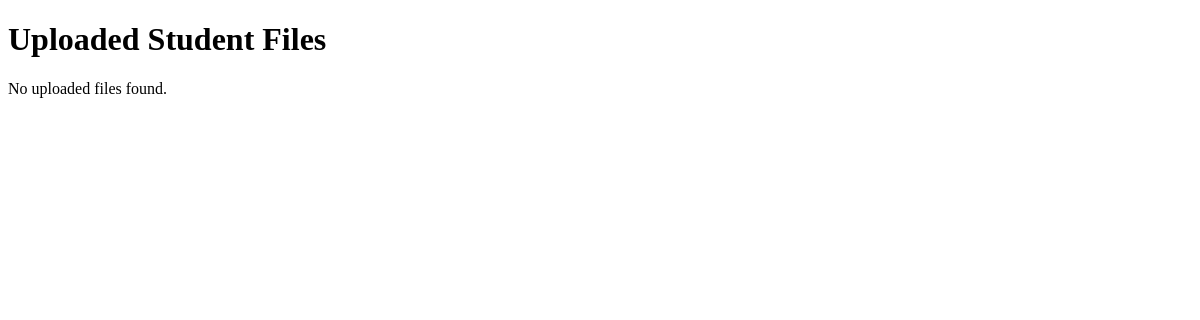
/uploaded-files/, run on an earlier commit of the app's database.
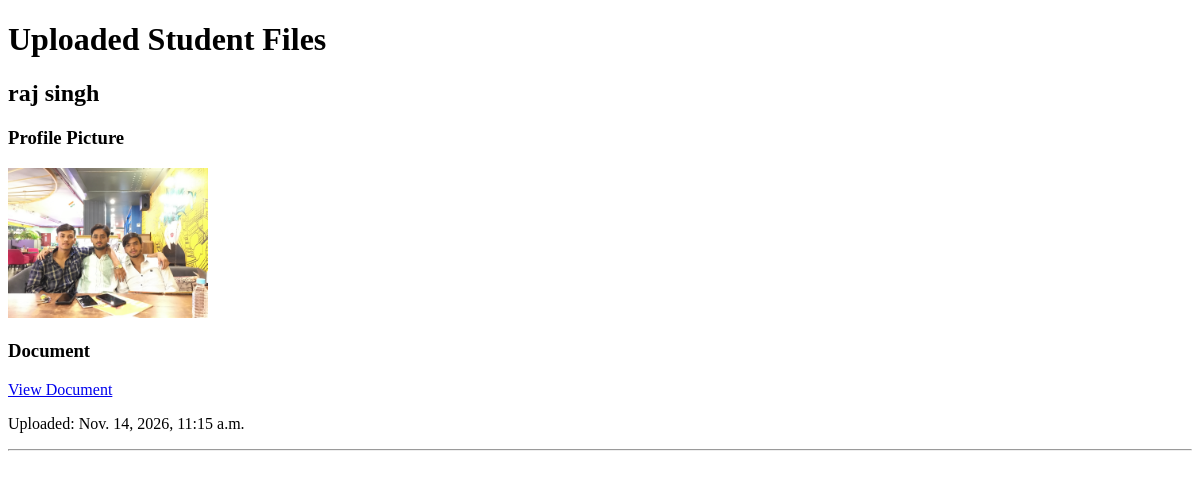
And on a later commit of the database.
### students/models.py (models this page shows, shortened)
class StudentUpload(models.Model):
    name = models.CharField(max_length=100)
    profile_picture = models.ImageField(
        upload_to="profile_pictures/",
        blank=True,
        null=True
    )
    document = models.FileField(
        upload_to="documents/",
        blank=True,
        null=True
    )
    uploaded_at = models.DateTimeField(auto_now_add=True)

### students/views.py (the view)
def uploaded_files(request):
    uploads = StudentUpload.objects.all().order_by("-uploaded_at")
    return render(
        request,
        "students/uploaded_files.html",
        {"uploads": uploads}
    )

### students/templates/students/uploaded_files.html (shortened to what this page needs)
<!DOCTYPE html>
<html>
<head>
</head>
<body>
    <h1>Uploaded Student Files</h1>
    {% for upload in uploads %}
        <h2>{{ upload.name }}</h2>
        {% if upload.profile_picture %}
            <h3>Profile Picture</h3>
            <img
                src="{{ upload.profile_picture.url }}"
                alt="Profile picture"
                width="200"
            >
        {% endif %}
        {% if upload.document %}
            <h3>Document</h3>
            <a href="{{ upload.document.url }}" target="_blank">
                View Document
            </a>
        {% endif %}
        <p>Uploaded: {{ upload.uploaded_at }}</p>
        <hr>
    {% empty %}
        <p>No uploaded files found.</p>
    {% endfor %}
</body>
</html>

What changed in the data, as far as the page shows it:
added StudentUpload: name "raj singh", profile_picture (picture), uploaded_at "Nov. 14, 2026, 11:15 a.m."
Also different on the page:
text no longer shown: "No uploaded files found."
